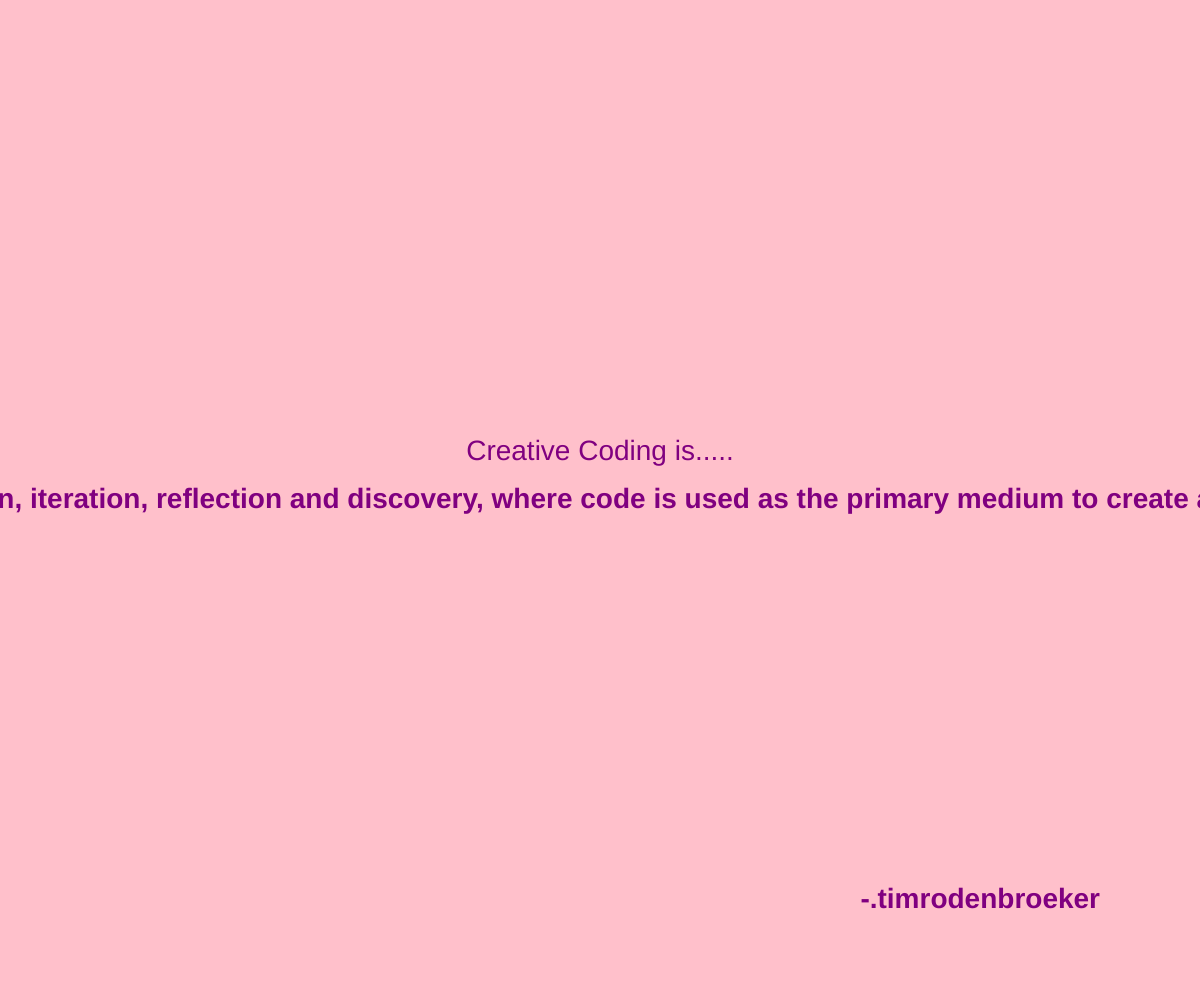
Frame 1 (no input)
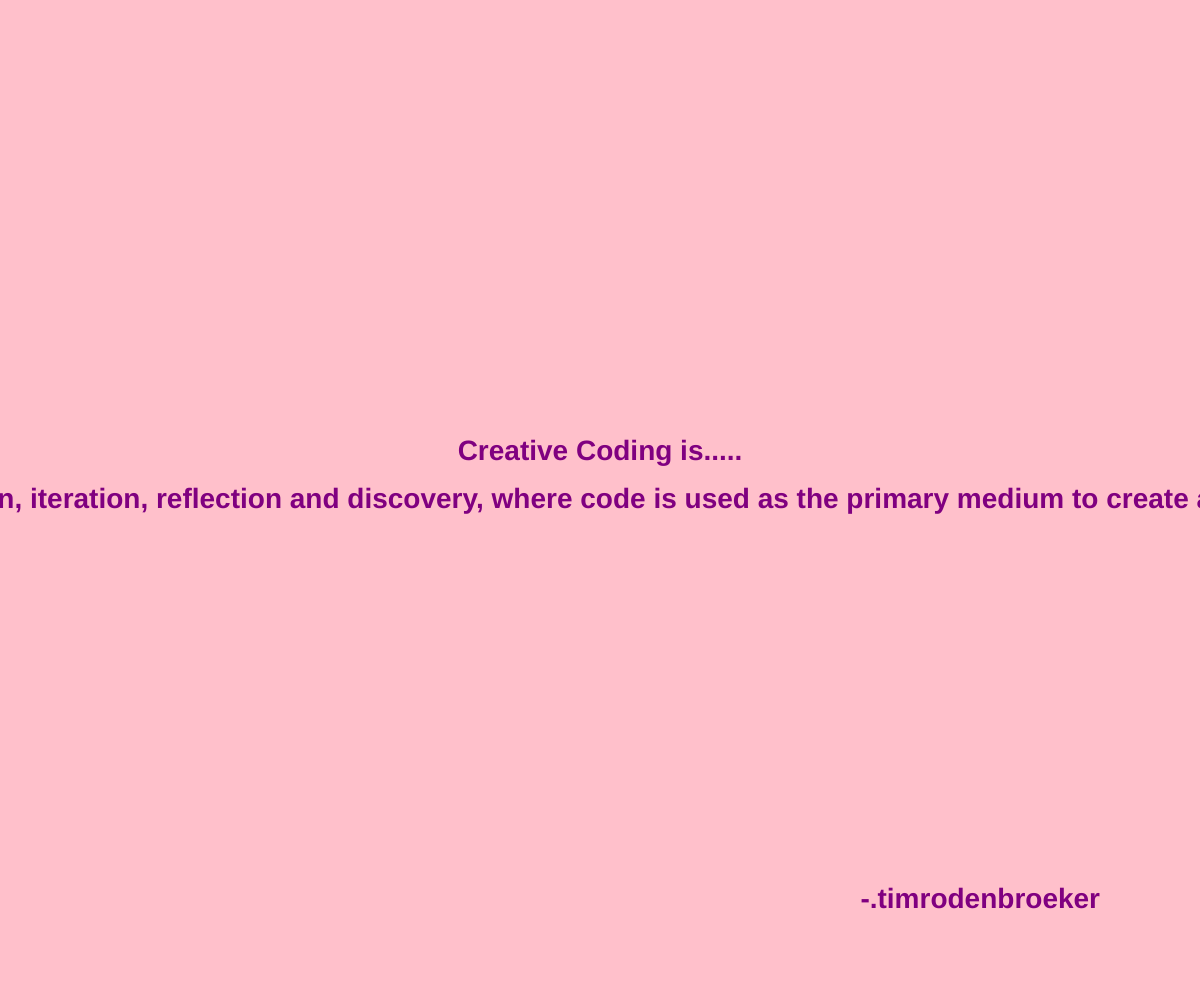
Frame 60 (no input)
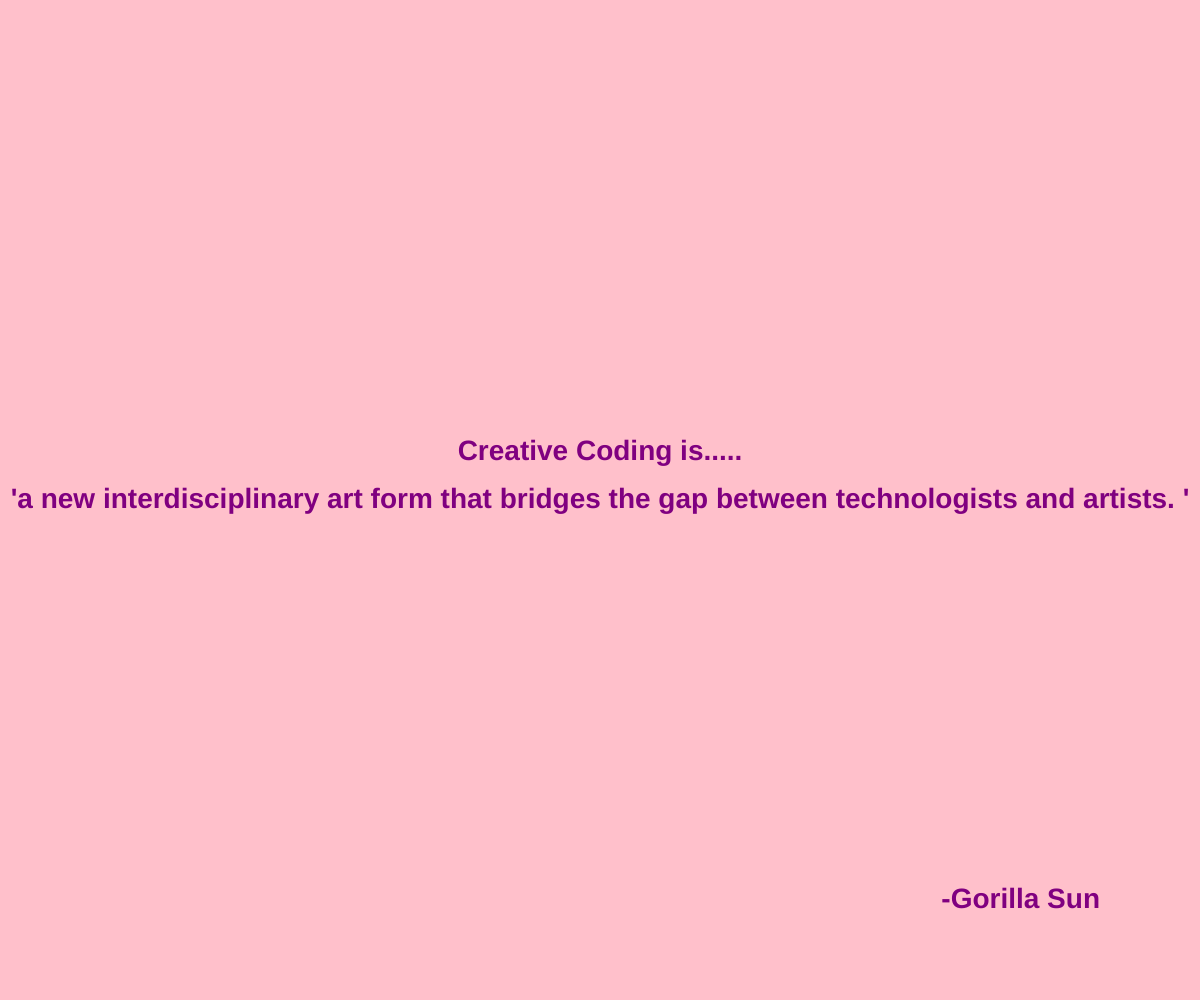
Frame 120 (the mouse pressed at the canvas centre since frame 60)

The p5.js sketch that drew these frames (run headless with seeded random() and noise() and a simulated clock; from frame 60 on, the mouse is pressed at the canvas centre):

// p5.js sketch
// ── sketch.js
// change the quotes in this array. Be mindful of the quotation marks!
// this is the only part of the file you need to edit!

const quotes = [
  { text: "practice of combining programming techniques with artistic expression in order to create aesthetically pleasing and optimized interactive digital experiences.", 
   source: "Meadows School of the Arts" },
  { text: "a process, based on exploration, iteration, reflection and discovery, where code is used as the primary medium to create a wide range of media artifacts.", 
   source: ".timrodenbroeker" },
  { text: "a new interdisciplinary art form that bridges the gap between technologists and artists. ", 
   source: "Gorilla Sun" },
  { text: "a loosely defined term used to describe a wide range of artistic practices that use computer code as a medium. ", 
   source: "Creative Code Berlin" },
  { text: "a practice where programming is used as a tool for art or design. ", 
   source: "DigitalFUTURES" },
  { text: "practice of using computer programming as a medium for artistic and personal expression.", 
   source: "Diatom" },
  { text: "a broad term that describes the process of using code, low-level technology, and computers as artistic and design tools. ", 
   source: "Montana Media Art" },
  { text: "an excellent introduction to programming and graphics, and complementary to learning real-time 3D engines.", 
   source: "The Guidebook" }
];
// no need to edit anything below this line! 
// if you have made an error, you can check your history to see what might have gone wrong

// a variable that holds the current quote
let current = [];

function setup() {
  createCanvas(windowWidth, windowHeight);
  // Seed with millis() so each page load gives a different quote.
  randomSeed(millis());
  textSize(28);
  fill(128, 0, 128);
  // calls the function to pick a quote
  pickQuote();
}

function pickQuote() {
  // take a random number and use that to identify what quote to use
  current = quotes[floor(random(quotes.length))];
}

function draw() {
  background(255, 192, 203); // set the background color
  drawQuote();  // draw the quote on screen
}

function drawQuote() {   // draw text
  textAlign(CENTER, CENTER);
  text("Creative Coding is.....", width / 2, height / 2 - 48);
  textStyle(BOLD);
  text("'" + current.text + "'", width / 2, height / 2);
  textAlign(RIGHT, CENTER);
  text("-" + current.source, width - 100, height - 100);

}

function windowResized() {
  resizeCanvas(windowWidth, windowHeight);
}

function newQuote() {
  pickQuote();
  redraw();
}

function mousePressed() {
  newQuote();
}
